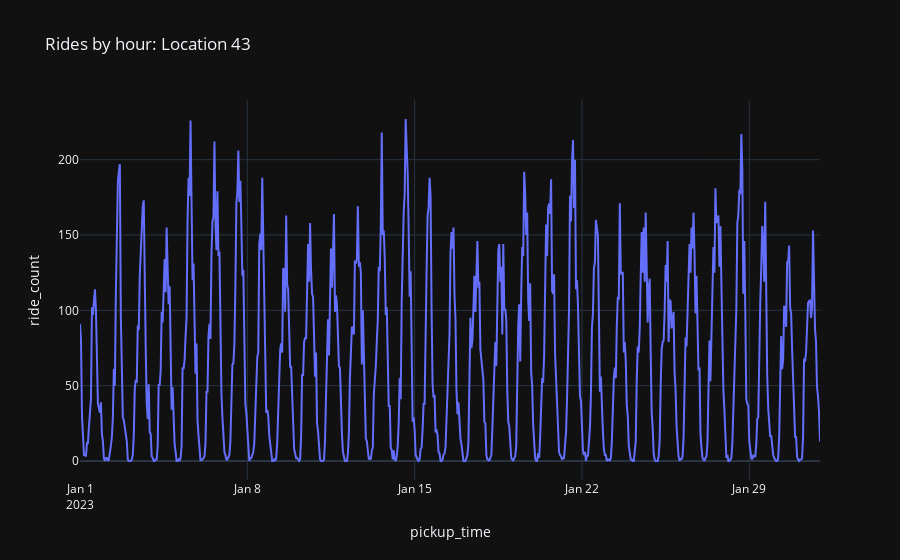
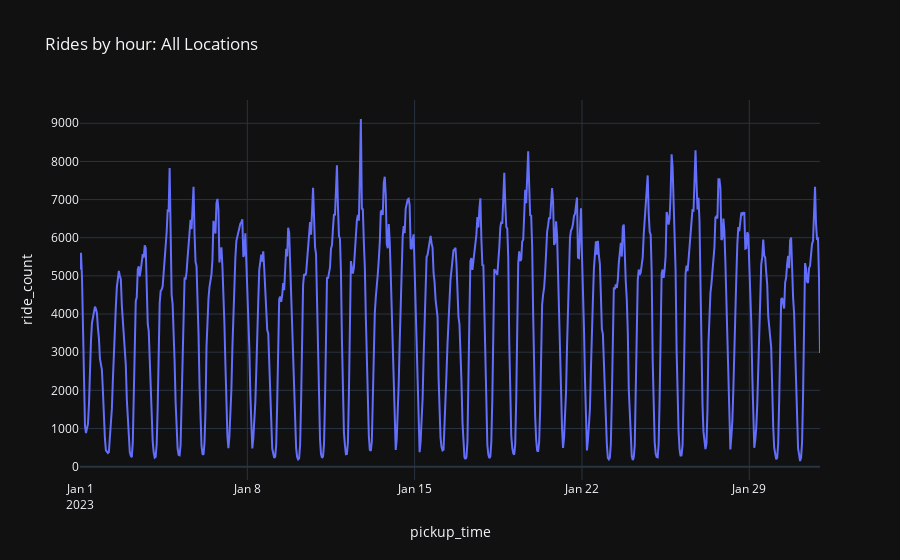

The notebook cell saved with these charts, in order:
### Code cell
a = pd.read_parquet('/Users/borja/Documents/Somniumrema/projects/ml/taxi_demand_predictor/data/silver/2023/ts_data_2023-01.parquet')
plot_ts(a, location=43, time_col='pickup_time')
plot_ts(a, time_col='pickup_time')

### Figure 1 — Plotly figure (JSON) as saved in the notebook; plotly's stock layout.template omitted (floating-point values rounded to 4 significant figures; data arrays with more than 128 entries replaced by an {"elided": "..."} marker saying what was removed)
{"data": [{"hovertemplate": "pickup_time=%{x}<br>ride_count=%{y}<extra></extra>", "legendgroup": "", "line": {"color": "#636efa", "dash": "solid"}, "marker": {"symbol": "circle"}, "mode": "lines", "name": "", "orientation": "v", "showlegend": false, "type": "scatter", "x": {"elided": "744 str values"}, "xaxis": "x", "y": {"elided": "744 int values"}, "yaxis": "y"}], "layout": {"legend": {"tracegroupgap": 0}, "title": {"text": "Rides by hour: Location 43"}, "xaxis": {"anchor": "y", "domain": [0, 1], "title": {"text": "pickup_time"}}, "yaxis": {"anchor": "x", "domain": [0, 1], "title": {"text": "ride_count"}}}}

### Figure 2 — Plotly figure (JSON) as saved in the notebook; plotly's stock layout.template omitted (floating-point values rounded to 4 significant figures; data arrays with more than 128 entries replaced by an {"elided": "..."} marker saying what was removed)
{"data": [{"hovertemplate": "pickup_time=%{x}<br>ride_count=%{y}<extra></extra>", "legendgroup": "", "line": {"color": "#636efa", "dash": "solid"}, "marker": {"symbol": "circle"}, "mode": "lines", "name": "", "orientation": "v", "showlegend": false, "type": "scatter", "x": {"elided": "744 str values"}, "xaxis": "x", "y": {"elided": "744 int values"}, "yaxis": "y"}], "layout": {"legend": {"tracegroupgap": 0}, "title": {"text": "Rides by hour: All Locations"}, "xaxis": {"anchor": "y", "domain": [0, 1], "title": {"text": "pickup_time"}}, "yaxis": {"anchor": "x", "domain": [0, 1], "title": {"text": "ride_count"}}}}
